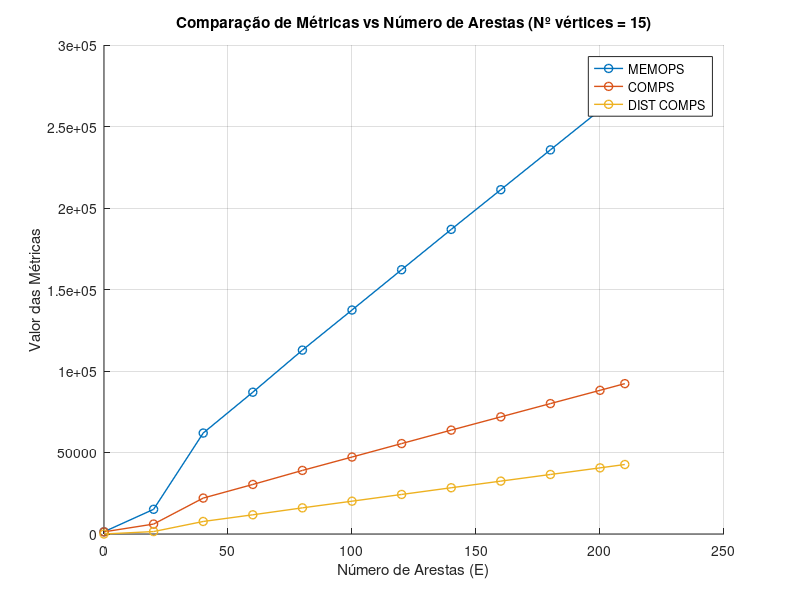
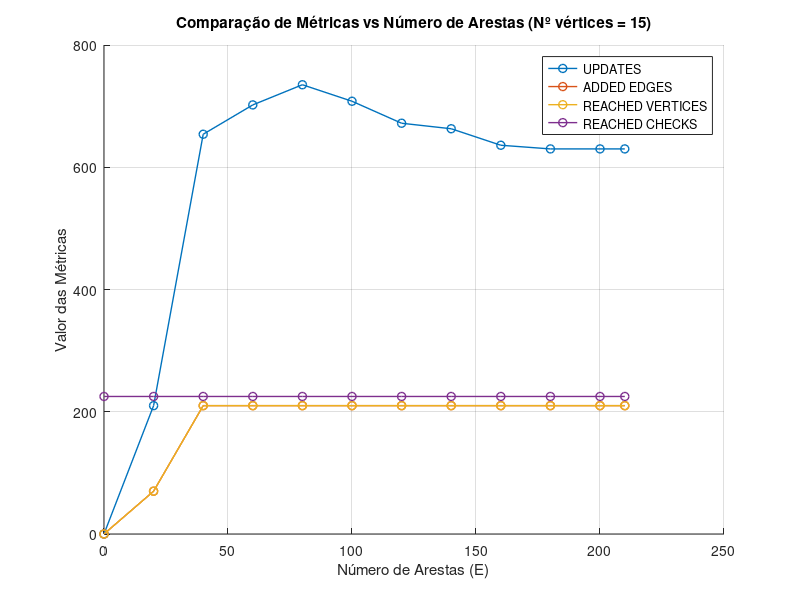

MATLAB code for these plots, in order:
metrics = [0.000030	       0.000010	           1373	              0	              0	              0	              0	            225	           1320;
            0.000154	       0.000051	          15143	           1500	            210	             70	             70	            225	           6088;
            0.000680	       0.000226	          61934	           7684	            654	            210	            210	            225	          22038;
            0.000782	       0.000260	          86984	          11785	            702	            210	            210	            225	          30392;
            0.000787	       0.000262	         112807	          16044	            735	            210	            210	            225	          39000;
            0.001338	       0.000444	         137411	          20134	            708	            210	            210	            225	          47220;
            0.001223	       0.000406	         162144	          24260	            672	            210	            210	            225	          55482;
            0.001358	       0.000451	         186869	          28377	            663	            210	            210	            225	          63730;
            0.001285	       0.000427	         211240	          32444	            636	            210	            210	            225	          71866;
            0.001255	       0.000417	         235666	          36513	            630	            210	            210	            225	          80012;
            0.001265	       0.000420	         260061	          40578	            630	            210	            210	            225	          88144;
            0.001493	       0.000496	         272378	          42630	            630	            210	            210	            225	          92250];



numVertices = 15;
numEdges = [0 20 40 60 80 100 120 140 160 180 200 210];

MEMOPS = metrics(:, 3);
DIST_COMPS = metrics(:, 4);
UPDATES = metrics(:, 5);
ADDED_EDGES = metrics(:, 6);
REACHED_VERTICES = metrics(:, 7);
REACHED_CHECKS = metrics(:, 8);
COMPS = metrics(:, 9);


figure;
hold on;
plot(numEdges, MEMOPS, '-o', 'LineWidth', 1, 'DisplayName', 'MEMOPS');
plot(numEdges, COMPS, '-o', 'LineWidth', 1, 'DisplayName', 'COMPS');
plot(numEdges, DIST_COMPS, '-o', 'LineWidth', 1, 'DisplayName', 'DIST COMPS');
xlabel('Número de Arestas (E)');
ylabel('Valor das Métricas');
title('Comparação de Métricas vs Número de Arestas (Nº vértices = 15)');
legend('Location', 'best');
grid on;
hold off; 

figure;
hold on;
plot(numEdges, UPDATES, '-o', 'LineWidth', 1, 'DisplayName', 'UPDATES');
plot(numEdges, ADDED_EDGES, '-o', 'LineWidth', 1, 'DisplayName', 'ADDED EDGES');
plot(numEdges, REACHED_VERTICES, '-o', 'LineWidth', 1, 'DisplayName', 'REACHED VERTICES');
plot(numEdges, REACHED_CHECKS, '-o', 'LineWidth', 1, 'DisplayName', 'REACHED CHECKS');
xlabel('Número de Arestas (E)');
ylabel('Valor das Métricas');
title('Comparação de Métricas vs Número de Arestas (Nº vértices = 15)');
legend('Location', 'best');
grid on;
hold off; 

